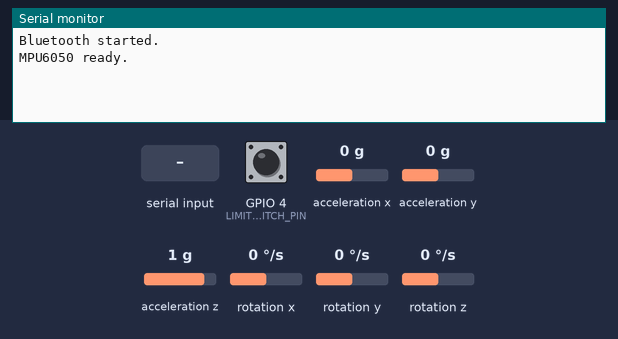
A sketch run on a simulated ESP32. Parts: the last lines printed to the serial monitor. Wiring (inferred from the names in the program): MPU-6050 motion sensor at I2C address 0x68. The test bench sets the inputs (shaded band); at power-on: GPIO 4 (LIMIT_SWITCH_PIN) HIGH, acceleration x 0 g, acceleration y 0 g, acceleration z 1 g, rotation x 0 °/s, rotation y 0 °/s, rotation z 0 °/s. Nothing arrives over Bluetooth unless stated.

Above: at 1.7 s.
1.8 s: "TEST_CRASH\n" received over the second serial link
At 2.5 s:
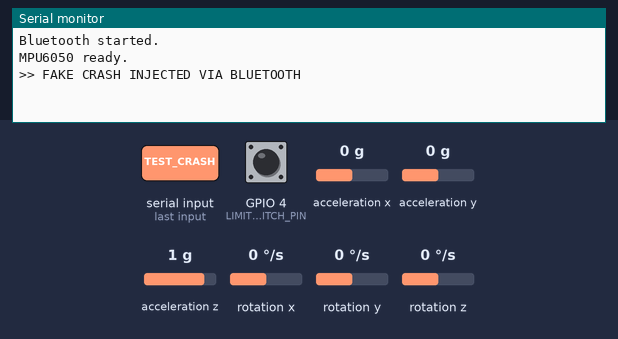
3.3 s: GPIO 4 (LIMIT_SWITCH_PIN) pulled LOW for 0.15 s
At 3.7 s:
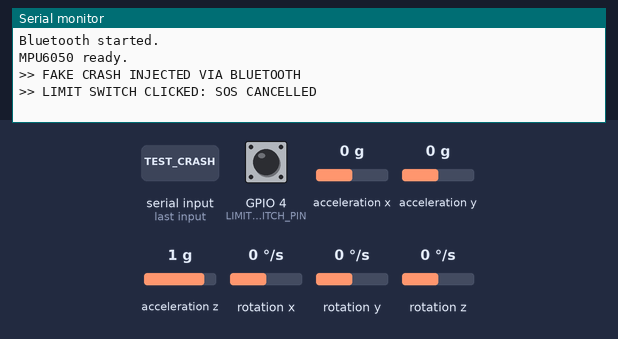
4.9 s: "TEST_CANCEL\n" received over the second serial link
At 6.1 s:
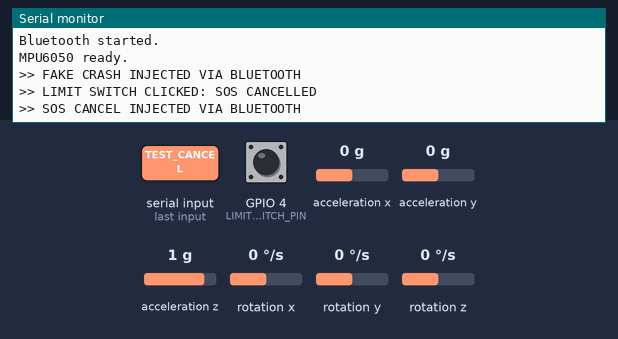

The sketch:

sketch_oct29a.ino
```cpp
#include <Wire.h>
#include <math.h>
#include "BluetoothSerial.h"

#if !defined(CONFIG_BT_ENABLED) || !defined(CONFIG_BLUEDROID_ENABLED)
#error Bluetooth is not enabled!
#endif

BluetoothSerial SerialBT;

#define SDA_PIN 21
#define SCL_PIN 22
#define LIMIT_SWITCH_PIN 4 // Limit switch NO terminal here, COM to GND

#define MPU_ADDR       0x68
#define REG_SMPLRT_DIV 0x19
#define REG_CONFIG     0x1A
#define REG_GYRO_CFG   0x1B
#define REG_ACCEL_CFG  0x1C
#define REG_PWR_MGMT_1 0x6B
#define REG_WHO_AM_I   0x75
#define REG_ACCEL_OUT  0x3B

const char* deviceName = "ESP32_CrashLogger";
const unsigned long SAMPLE_INTERVAL_MS = 20;
unsigned long nextSampleTime = 0;

bool sensorReady = false;
bool clientConnected = false;

// --- CRASH DETECTION PARAMETERS ---
const float IMPACT_THRESHOLD = 2.0;
const float TILT_THRESHOLD = 65.0;
const float STILLNESS_THRESHOLD = 5.0;
const unsigned long VERIFICATION_DELAY = 3000;

enum SystemState { STATE_NORMAL, STATE_EVENT, STATE_CRASH_PENDING };
SystemState state = STATE_NORMAL;
unsigned long eventTime = 0;

uint8_t readReg(uint8_t reg) {
  Wire.beginTransmission(MPU_ADDR);
  Wire.write(reg);
  Wire.endTransmission(false);
  Wire.requestFrom((uint8_t)MPU_ADDR, (uint8_t)1);
  return Wire.available() ? Wire.read() : 0xFF;
}

void writeReg(uint8_t reg, uint8_t val) {
  Wire.beginTransmission(MPU_ADDR);
  Wire.write(reg);
  Wire.write(val);
  Wire.endTransmission();
}

bool initSensor() {
  Wire.beginTransmission(MPU_ADDR);
  if (Wire.endTransmission() != 0) return false;

  uint8_t id = readReg(REG_WHO_AM_I);
  if (id != 0x68 && id != 0x72 && id != 0x70) return false;

  writeReg(REG_PWR_MGMT_1, 0x01);
  delay(50);
  writeReg(REG_CONFIG, 0x03);
  writeReg(REG_GYRO_CFG, 0x18);   // +/-2000 dps
  writeReg(REG_ACCEL_CFG, 0x18);  // +/-16g
  writeReg(REG_SMPLRT_DIV, 0x04);

  return true;
}

void setup() {
  Serial.begin(115200);
  delay(500);

  // Enable internal pull-up resistor for the limit switch
  pinMode(LIMIT_SWITCH_PIN, INPUT_PULLUP);

  Wire.begin(SDA_PIN, SCL_PIN);
  Wire.setClock(400000);

  SerialBT.begin(deviceName);
  Serial.println("Bluetooth started.");

  if (initSensor()) {
    sensorReady = true;
    Serial.println("MPU6050 ready.");
  }

  nextSampleTime = millis();
}

void loop() {
  // Check Bluetooth client connection state
  if (SerialBT.hasClient()) {
    if (!clientConnected) {
      clientConnected = true;
      SerialBT.println("timestamp_ms,ax_g,ay_g,az_g,magnitude,tilt,status");
    }
  } else {
    if (clientConnected) {
      clientConnected = false;
    }
    delay(10);
    return;
  }

  // --- READ INCOMING TEST COMMANDS FROM PHONE TERMINAL ---
  if (SerialBT.available()) {
    String incomingCmd = SerialBT.readStringUntil('\n');
    incomingCmd.trim(); // strip \r or whitespace

    if (incomingCmd.equalsIgnoreCase("TEST_CRASH")) {
      state = STATE_CRASH_PENDING;
      SerialBT.println("CMD:CRASH_DETECTED");
      Serial.println(">> FAKE CRASH INJECTED VIA BLUETOOTH");
    }
    else if (incomingCmd.equalsIgnoreCase("TEST_CANCEL")) {
      state = STATE_NORMAL;
      SerialBT.println("CMD:SOS_CANCELLED");
      Serial.println(">> SOS CANCEL INJECTED VIA BLUETOOTH");
    }
  }

  // --- LIMIT SWITCH PHYSICAL TRIGGER ---
  // When limit switch is clicked, NO connects to COM, pulling pin LOW
  if (state == STATE_CRASH_PENDING && digitalRead(LIMIT_SWITCH_PIN) == LOW) {
    state = STATE_NORMAL;
    SerialBT.println("CMD:SOS_CANCELLED");
    Serial.println(">> LIMIT SWITCH CLICKED: SOS CANCELLED");
    delay(200); // Simple non-blocking-style debounce window
  }

  // Sensor recovery
  if (!sensorReady) {
    if (millis() - nextSampleTime >= 500) {
      nextSampleTime = millis();
      if (initSensor()) sensorReady = true;
    }
    return;
  }

  if ((long)(millis() - nextSampleTime) < 0) return;
  nextSampleTime += SAMPLE_INTERVAL_MS;

  // Burst read 14 bytes
  Wire.beginTransmission(MPU_ADDR);
  Wire.write(REG_ACCEL_OUT);
  if (Wire.endTransmission(false) != 0) { sensorReady = false; return; }
  Wire.requestFrom((uint8_t)MPU_ADDR, (uint8_t)14);
  if (Wire.available() < 14) { sensorReady = false; return; }

  uint8_t buf[14];
  for (int i = 0; i < 14; i++) buf[i] = Wire.read();

  float ax = ((int16_t)((buf[0] << 8) | buf[1])) / 2048.0;
  float ay = ((int16_t)((buf[2] << 8) | buf[3])) / 2048.0;
  float az = ((int16_t)((buf[4] << 8) | buf[5])) / 2048.0;
  float gx = ((int16_t)((buf[8] << 8) | buf[9])) / 16.4;
  float gy = ((int16_t)((buf[10] << 8) | buf[11])) / 16.4;
  float gz = ((int16_t)((buf[12] << 8) | buf[13])) / 16.4;

  float magnitude = sqrt(ax * ax + ay * ay + az * az);
  float gyro_rate = sqrt(gx * gx + gy * gy + gz * gz);
  float roll = atan2(ay, az) * 180.0 / PI;
  float pitch = atan2(-ax, sqrt(ay * ay + az * az)) * 180.0 / PI;
  float max_tilt = max(abs(roll), abs(pitch));

  // --- AUTOMATIC SENSOR STATE MACHINE ---
  const char* statusStr = "NORMAL";

  switch (state) {
    case STATE_NORMAL:
      // Trigger 1: Sudden high-G collision
      if (magnitude > IMPACT_THRESHOLD) {
        state = STATE_EVENT;
        eventTime = millis();
        statusStr = "IMPACT_DETECTED";
      }
      // Trigger 2: Slow tip-over or low-side slide
      else if (max_tilt > TILT_THRESHOLD && gyro_rate < STILLNESS_THRESHOLD) {
        state = STATE_EVENT;
        eventTime = millis();
        statusStr = "TIP_OVER_DETECTED";
      }
      break;

    case STATE_EVENT:
      statusStr = "VERIFYING";
      if (millis() - eventTime >= VERIFICATION_DELAY) {
        if (max_tilt > TILT_THRESHOLD && gyro_rate < STILLNESS_THRESHOLD) {
          state = STATE_CRASH_PENDING;
          SerialBT.println("CMD:CRASH_DETECTED");
          statusStr = "CRASH_TRIGGERED";
        } else {
          state = STATE_NORMAL;
          statusStr = "FALSE_ALARM";
        }
      }
      break;

    case STATE_CRASH_PENDING:
      statusStr = "SOS_ACTIVE";
      break;
  }

  // Continuous stream every 100ms
  static unsigned long lastStream = 0;
  if (millis() - lastStream >= 100) {
    lastStream = millis();
    SerialBT.printf("%lu,%.2f,%.2f,%.2f,%.2f,%.1f,%s\n",
                    millis(), ax, ay, az, magnitude, max_tilt, statusStr);
  }
}
```

Measured:
- after the input at 1.8 s, the serial monitor: prints a new line at once (image 1)
- after the input at 3.3 s, the serial monitor: prints a new line at once (image 2)
- after the input at 4.9 s, the serial monitor: prints a new line at once (image 3)
